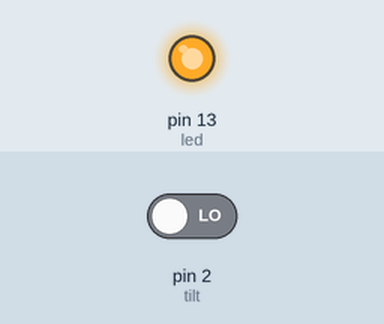
Recording of a sketch running on a simulated Arduino Uno, built with avr-gcc and run on an emulated ATmega328P. On the bench: output pins drawn as LEDs (lit = HIGH). Inputs (shaded band) come from the test bench; at power-on: pin 2 (tilt) LOW. What the sketch prints to the serial monitor is not drawn.

Above: at 1.2 s.
1.3 s: pin 2 (tilt) driven HIGH
At 2.5 s:
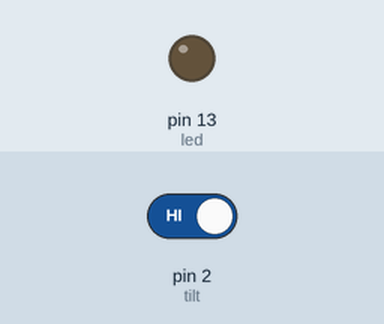
2.8 s: pin 2 (tilt) driven LOW
At 3.8 s:
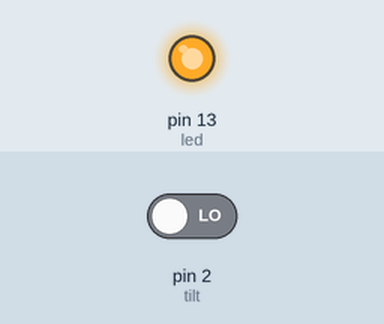
Timing chart, 0 to 5.8 s (numbered marks = the images above; inputs shaded):
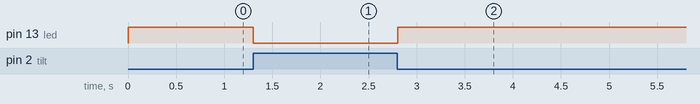

The sketch:

tilt.ino
```cpp
int tilt = 2;
int led = 13;
int reading = 0;
void setup()
{
  pinMode(tilt, INPUT);
  pinMode(led, OUTPUT);
  Serial.begin(9600);
}

void loop()
{
  int reading;
  reading = digitalRead(tilt);
  Serial.print(reading);

  if(reading==1)
    digitalWrite(led,LOW);
  else
    digitalWrite(led,HIGH);
}
```

Measured:
- after the input at 1.3 s, pin 13 (led): HIGH → LOW at once
- after the input at 2.8 s, pin 13 (led): LOW → HIGH at once
